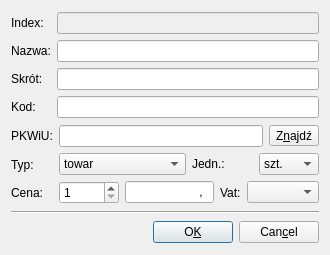
<ui version="4.0" >
 <class>Towary</class>
 <widget class="QDialog" name="Towary" >
  <property name="geometry" >
   <rect>
    <x>0</x>
    <y>0</y>
    <width>330</width>
    <height>255</height>
   </rect>
  </property>
  <property name="windowTitle" >
   <string>Dodaj towar</string>
  </property>
  <layout class="QGridLayout" >
   <item row="0" column="0" >
    <layout class="QHBoxLayout" >
     <item>
      <layout class="QVBoxLayout" >
       <item>
        <widget class="QLabel" name="textLabel1" >
         <property name="text" >
          <string>Index:</string>
         </property>
         <property name="wordWrap" >
          <bool>false</bool>
         </property>
        </widget>
       </item>
       <item>
        <widget class="QLabel" name="textLabel3" >
         <property name="text" >
          <string>Nazwa:</string>
         </property>
         <property name="wordWrap" >
          <bool>false</bool>
         </property>
        </widget>
       </item>
       <item>
        <widget class="QLabel" name="textLabel4" >
         <property name="text" >
          <string>Skrót:</string>
         </property>
         <property name="wordWrap" >
          <bool>false</bool>
         </property>
        </widget>
       </item>
       <item>
        <widget class="QLabel" name="textLabel1_2" >
         <property name="text" >
          <string>Kod:</string>
         </property>
         <property name="wordWrap" >
          <bool>false</bool>
         </property>
        </widget>
       </item>
      </layout>
     </item>
     <item>
      <layout class="QVBoxLayout" >
       <item>
        <widget class="QLineEdit" name="idxEdit" >
         <property name="enabled" >
          <bool>false</bool>
         </property>
         <property name="font" >
          <font>
           <weight>75</weight>
           <bold>true</bold>
          </font>
         </property>
         <property name="readOnly" >
          <bool>true</bool>
         </property>
        </widget>
       </item>
       <item>
        <widget class="QLineEdit" name="nameEdit" >
         <property name="maxLength" >
          <number>75</number>
         </property>
        </widget>
       </item>
       <item>
        <widget class="QLineEdit" name="skrotEdit" >
         <property name="text" >
          <string/>
         </property>
         <property name="maxLength" >
          <number>25</number>
         </property>
        </widget>
       </item>
       <item>
        <widget class="QLineEdit" name="kodEdit" >
         <property name="maxLength" >
          <number>20</number>
         </property>
        </widget>
       </item>
      </layout>
     </item>
    </layout>
   </item>
   <item row="1" column="0" >
    <layout class="QHBoxLayout" >
     <item>
      <layout class="QVBoxLayout" >
       <item>
        <widget class="QLabel" name="textLabel1_2_2" >
         <property name="text" >
          <string>PKWiU:</string>
         </property>
         <property name="wordWrap" >
          <bool>false</bool>
         </property>
        </widget>
       </item>
       <item>
        <widget class="QLabel" name="textLabel2" >
         <property name="text" >
          <string>Typ:</string>
         </property>
         <property name="wordWrap" >
          <bool>false</bool>
         </property>
        </widget>
       </item>
       <item>
        <widget class="QLabel" name="textLabel5" >
         <property name="text" >
          <string>Cena:</string>
         </property>
         <property name="wordWrap" >
          <bool>false</bool>
         </property>
        </widget>
       </item>
      </layout>
     </item>
     <item>
      <layout class="QVBoxLayout" >
       <item>
        <layout class="QHBoxLayout" >
         <item>
          <widget class="QLineEdit" name="pkwiuEdit" >
           <property name="maxLength" >
            <number>20</number>
           </property>
          </widget>
         </item>
         <item>
          <widget class="QToolButton" name="pkwiuBtn" >
           <property name="text" >
            <string>Z&amp;najdź</string>
           </property>
           <property name="shortcut" >
            <string>Alt+N</string>
           </property>
          </widget>
         </item>
        </layout>
       </item>
       <item>
        <layout class="QHBoxLayout" >
         <item>
          <widget class="QComboBox" name="typeCombo" >
           <item>
            <property name="text" >
             <string>towar</string>
            </property>
           </item>
           <item>
            <property name="text" >
             <string>usługa</string>
            </property>
           </item>
          </widget>
         </item>
         <item>
          <layout class="QHBoxLayout" >
           <item>
            <widget class="QLabel" name="textLabel2_2" >
             <property name="text" >
              <string>Jedn.:</string>
             </property>
             <property name="wordWrap" >
              <bool>false</bool>
             </property>
            </widget>
           </item>
           <item>
            <widget class="QComboBox" name="jednCombo" >
             <item>
              <property name="text" >
               <string>szt.</string>
              </property>
             </item>
            </widget>
           </item>
          </layout>
         </item>
        </layout>
       </item>
       <item>
        <layout class="QHBoxLayout" >
         <item>
          <widget class="QSpinBox" name="spinBox2" >
           <property name="minimumSize" >
            <size>
             <width>60</width>
             <height>0</height>
            </size>
           </property>
           <property name="minimum" >
            <number>1</number>
           </property>
           <property name="maximum" >
            <number>4</number>
           </property>
          </widget>
         </item>
         <item>
          <widget class="QLineEdit" name="nettoEdit" >
           <property name="inputMask" >
            <string>0000000,00; </string>
           </property>
           <property name="alignment" >
            <set>Qt::AlignRight</set>
           </property>
          </widget>
         </item>
         <item>
          <layout class="QHBoxLayout" >
           <item>
            <widget class="QLabel" name="textLabel6" >
             <property name="text" >
              <string>Vat:</string>
             </property>
             <property name="wordWrap" >
              <bool>false</bool>
             </property>
            </widget>
           </item>
           <item>
            <widget class="QComboBox" name="cbVat" />
           </item>
          </layout>
         </item>
        </layout>
       </item>
      </layout>
     </item>
    </layout>
   </item>
   <item row="3" column="0" >
    <layout class="QHBoxLayout" >
     <item>
      <spacer>
       <property name="orientation" >
        <enum>Qt::Horizontal</enum>
       </property>
       <property name="sizeType" >
        <enum>QSizePolicy::Expanding</enum>
       </property>
       <property name="sizeHint" stdset="0" >
        <size>
         <width>40</width>
         <height>20</height>
        </size>
       </property>
      </spacer>
     </item>
     <item>
      <widget class="QPushButton" name="okButton" >
       <property name="text" >
        <string>O&amp;K</string>
       </property>
       <property name="shortcut" >
        <string>Alt+K</string>
       </property>
      </widget>
     </item>
     <item>
      <widget class="QPushButton" name="cancelButton" >
       <property name="text" >
        <string>Can&amp;cel</string>
       </property>
       <property name="shortcut" >
        <string>Alt+C</string>
       </property>
      </widget>
     </item>
    </layout>
   </item>
   <item row="2" column="0" >
    <widget class="Line" name="line3" >
     <property name="frameShape" >
      <enum>QFrame::HLine</enum>
     </property>
     <property name="frameShadow" >
      <enum>QFrame::Sunken</enum>
     </property>
    </widget>
   </item>
  </layout>
 </widget>
 <layoutdefault spacing="6" margin="11" />
 <pixmapfunction>qPixmapFromMimeSource</pixmapfunction>
 <resources/>
 <connections/>
</ui>
